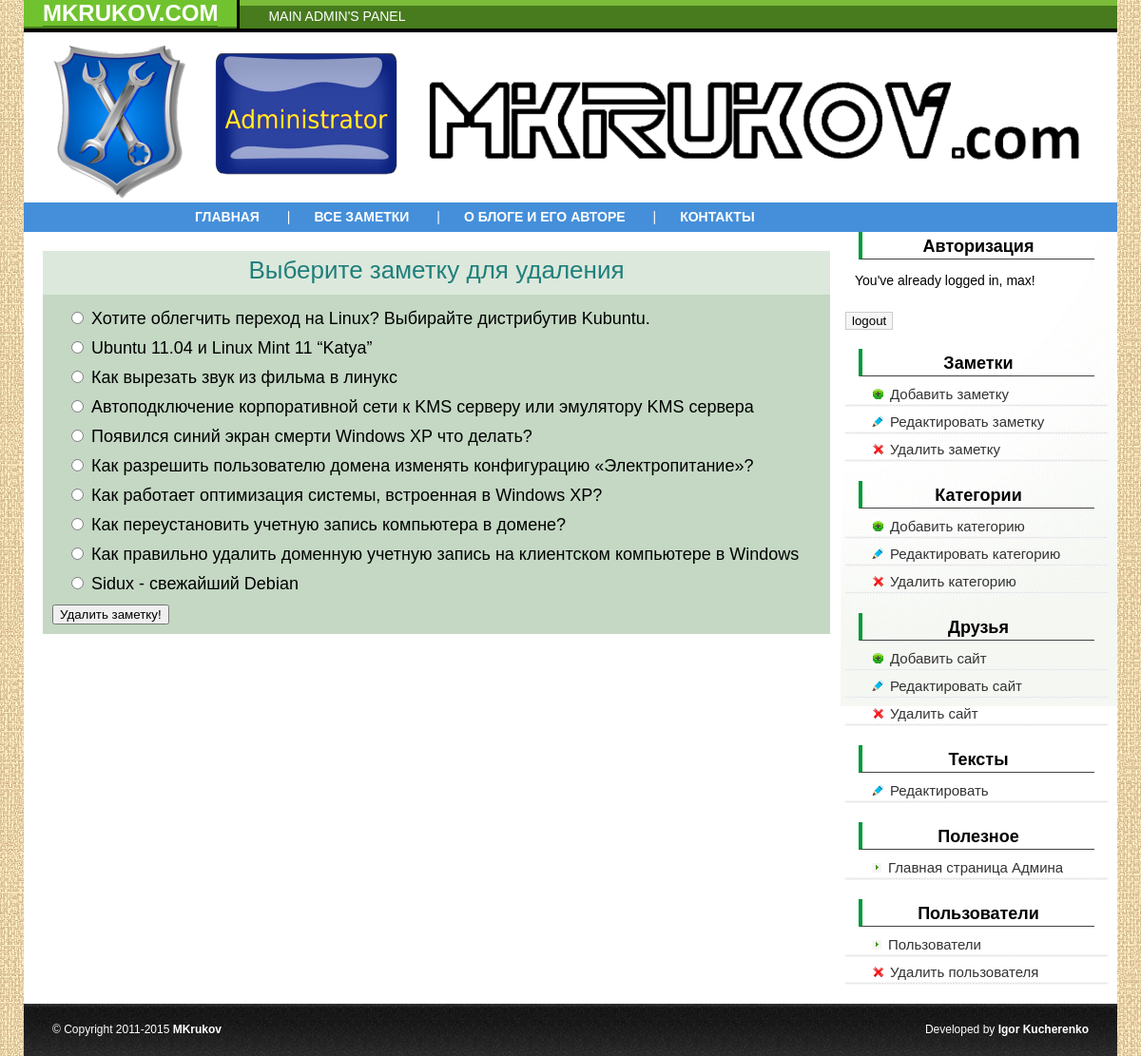
/admin/del_post.php (signed in), run on the app's committed database.
### tables this page shows
CREATE TABLE IF NOT EXISTS `data` (
  `id` int(5) NOT NULL,
  `cat` int(1) NOT NULL,
  `meta_d` varchar(255) NOT NULL,
  `meta_k` varchar(255) NOT NULL,
  `description` text NOT NULL,
  `text` text NOT NULL,
  `view` int(7) NOT NULL,
  `source` varchar(250) NOT NULL,
  `date` date NOT NULL,
  `mini_img` varchar(255) NOT NULL,
  `title` varchar(255) NOT NULL,
  `secret` int(1) NOT NULL DEFAULT '0',
  `rating` int(10) NOT NULL DEFAULT '5',
  `q_vote` int(10) NOT NULL DEFAULT '1'
);

### admin/del_post.php (the view, shortened to what this page needs)
<!DOCTYPE html>
<html>
<head>
<link href="style.css" rel="stylesheet" type="text/css">
</head>
<body>
<?php include ("blocks/headerandmenu.php");?>
<div id="content">
	<div class="text">
		<p class="post_view_title">Выберите заметку для удаления</p>
		<form action="drop_post.php" method="post">
			<?php
			$result=mysql_query("SELECT title,id FROM data");
			$myrow=mysql_fetch_array ($result);
			do
				{printf("<p><label><input name='id' type='radio' value='%s'> %s</label></p>",$myrow["id"],$myrow["title"]);}
			while ($myrow=mysql_fetch_array ($result));
			?>
			<input name="submit" type="submit" value="Удалить заметку!">
		</form>
	</div>
	<?php include ("blocks/sidebar.php");?>
</div>
<?php include ("blocks/footer.php");?>
</body>
</html>

### admin/style.css (style rules this page uses)
body { margin:0px auto; width:1150px; font-size:100%; font-family: "Myriad Pro", "Trebuchet MS", Arial; font-size:14px; background: url(img/bg.jpg) #fff; }
p { padding: 0 10px 5px 10px; }
.text { width:72%; float:left; margin: 20px 10px 15px 20px; font-size: 18px; }
.text form p { margin:5px; }
.text form { background-color:#C4D8C4; padding:10px; }
#content { width: 100%; float:left; background:url(img/sidebar_bckg.gif) no-repeat top right #fff; }
.post_view_title { text-transform:none; font: normal normal 26px Verdana, Geneva, sans-serif; color: #207f7b; text-decoration: none; margin:0; padding:5px 20px 10px; text-align:center; background-color:#DCE8DC; }

### data on the page
data: title "Хотите облегчить переход на Linux? Выбирайте дистрибутив Kubuntu."
data: title "Ubuntu 11.04 и Linux Mint 11 “Katya”"
data: title "Как вырезать звук из фильма в линукс"
data: title "Автоподключение корпоративной сети к KMS серверу или эмулятору KMS сервера"
data: title "Появился синий экран смерти Windows XP что делать?"
data: title "Как разрешить пользователю домена изменять конфигурацию «Электропитание»?"
data: title "Как работает оптимизация системы, встроенная в Windows XP?"
data: title "Как переустановить учетную запись компьютера в домене?"
data: title "Как правильно удалить доменную учетную запись на клиентском компьютере в Windows"
data: title "Sidux - свежайший Debian"

### other printed values
$user_name "max"
